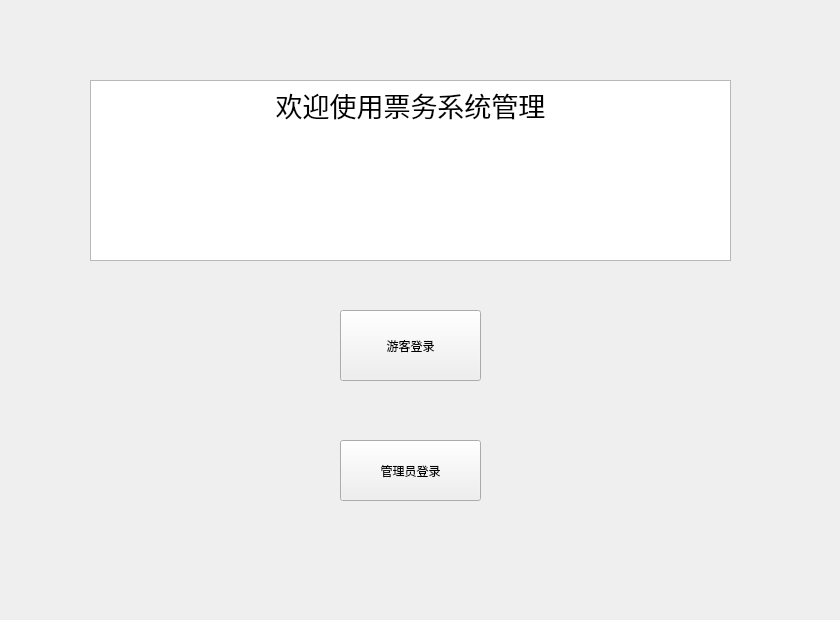
<?xml version="1.0" encoding="UTF-8"?>
<ui version="4.0">
 <class>Form</class>
 <widget class="QWidget" name="Form">
  <property name="geometry">
   <rect>
    <x>0</x>
    <y>0</y>
    <width>840</width>
    <height>620</height>
   </rect>
  </property>
  <property name="windowTitle">
   <string>Form</string>
  </property>
  <widget class="QPushButton" name="LoginButton">
   <property name="geometry">
    <rect>
     <x>340</x>
     <y>310</y>
     <width>141</width>
     <height>71</height>
    </rect>
   </property>
   <property name="text">
    <string>游客登录</string>
   </property>
  </widget>
  <widget class="QPushButton" name="operateButton">
   <property name="geometry">
    <rect>
     <x>340</x>
     <y>440</y>
     <width>141</width>
     <height>61</height>
    </rect>
   </property>
   <property name="text">
    <string>管理员登录</string>
   </property>
  </widget>
  <widget class="QTextBrowser" name="textBrowser">
   <property name="geometry">
    <rect>
     <x>90</x>
     <y>80</y>
     <width>641</width>
     <height>181</height>
    </rect>
   </property>
   <property name="html">
    <string>&lt;!DOCTYPE HTML PUBLIC &quot;-//W3C//DTD HTML 4.0//EN&quot; &quot;http://www.w3.org/TR/REC-html40/strict.dtd&quot;&gt;
&lt;html&gt;&lt;head&gt;&lt;meta name=&quot;qrichtext&quot; content=&quot;1&quot; /&gt;&lt;style type=&quot;text/css&quot;&gt;
p, li { white-space: pre-wrap; }
&lt;/style&gt;&lt;/head&gt;&lt;body style=&quot; font-family:'Ubuntu'; font-size:11pt; font-weight:400; font-style:normal;&quot;&gt;
&lt;p align=&quot;center&quot; style=&quot; margin-top:0px; margin-bottom:0px; margin-left:0px; margin-right:0px; -qt-block-indent:0; text-indent:0px;&quot;&gt;&lt;span style=&quot; font-size:20pt;&quot;&gt;欢迎使用票务系统管理&lt;/span&gt;&lt;/p&gt;&lt;/body&gt;&lt;/html&gt;</string>
   </property>
  </widget>
 </widget>
 <resources/>
 <connections/>
</ui>
